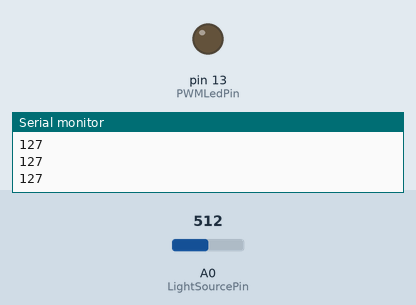
A sketch run on a simulated Arduino Uno, built with avr-gcc and run on an emulated ATmega328P. Shown: output pins drawn as LEDs (lit = HIGH), the last lines printed to the serial monitor. The inputs (shaded band) are chosen by the test bench; at power-on: A0 (LightSourcePin) = 512.

Above: at 1.2 s.
1.3 s: A0 (LightSourcePin) set to 522
At 2.0 s:
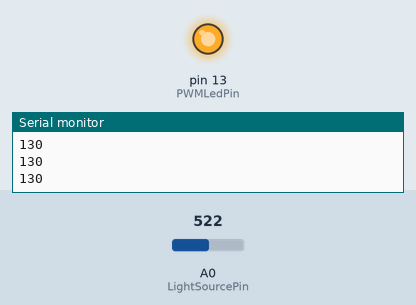
2.8 s: A0 (LightSourcePin) set to 511
At 3.3 s:
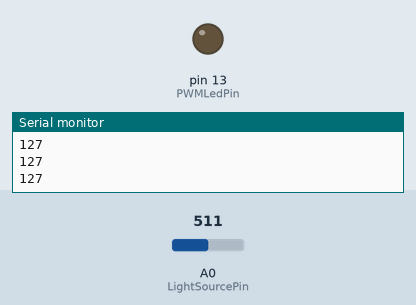
4.3 s: A0 (LightSourcePin) set to 716
At 4.6 s:
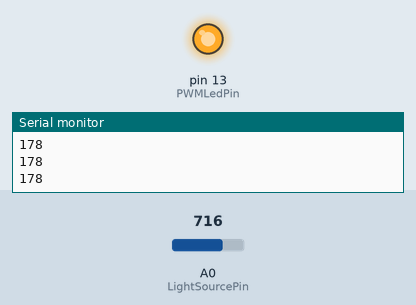
Timing chart, 0 to 7.3 s (numbered marks = the images above; inputs shaded):
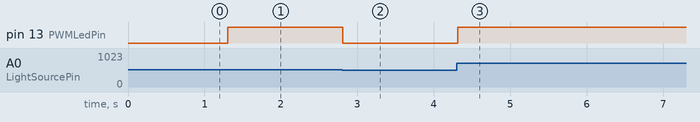

Measured:
- the behaviour switches between 513 and 514 on A0 (LightSourcePin) (found by bisection; images 0 and 1)
- after the input at 1.3 s, pin 13 (PWMLedPin): LOW → HIGH at once
- after the input at 2.8 s, pin 13 (PWMLedPin): HIGH → LOW at once
- after the input at 4.3 s, pin 13 (PWMLedPin): LOW → HIGH at once

The sketch:

MicPWMControlLed.ino
```cpp
// the setup function runs once when you press reset or power the board
#define PWMLedPin 13
#define LightSourcePin A0

void setup() {
  // initialize digital pin 13 as an output.
  Serial.begin(9600) ;
  Serial.println("Program Start") ;

}

// the loop function runs over and over again forever
void loop() {
    int LightValue = map(analogRead(LightSourcePin),0,1023,0,255  ) ;
//    int LightValue = analogRead(LightSourcePin) ;
    Serial.println(LightValue) ;

      analogWrite(PWMLedPin,LightValue) ;
      delay(100) ;
}
```
